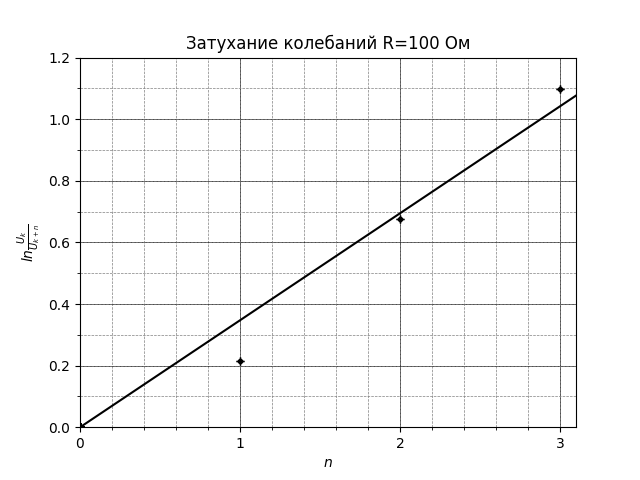

Here is the Python script that generated this plot:
import matplotlib.pyplot as plt
import numpy as np
from matplotlib.ticker import MultipleLocator, FormatStrFormatter

def open_file(path):
    input = open(path, 'r', encoding='utf-8')
    lines = input.readlines()
    lines_ = []
    for i in range(len(lines)):
        if lines[i] != '\n':
            lines_.append(lines[i])
    lines = lines_
    for i in range(len(lines)):
        lines[i] = [float(x) for x in lines[i].split()]
    return lines

ar = open_file("decrease100om.txt")

x = [] ; xErr = []; y = []; yErr = [];


for i in range(len(ar)):
    x.append(ar[i ][0])
    xErr.append(ar[i][1])
    y.append(ar[i][2])
    yErr.append(ar[i][3])



xminorLocator = MultipleLocator(0.2)
yminorLocator = MultipleLocator(0.1)

xmajorLocator = MultipleLocator(1)
ymajorLocator = MultipleLocator(0.2)

fig, ax = plt.subplots()


plt.plot(x, y, '.', color='k')
plt.grid(which='major', ls='-', lw=0.5, c='k')
plt.grid(which='minor', ls='--', lw=0.5, c='grey')
plt.errorbar(x, y, xerr=xErr, yerr=yErr, ecolor='k', capsize=3, elinewidth=1, fmt=' ')

a = np.arange(min(x)-1, max(x)+1, 0.001)
p = np.poly1d(np.polyfit(x, y, 1))
plt.plot(a, p(a), color='k')
print('Уравнение', np.poly1d(np.polyfit(x, y, 1)))
print('a=', np.polyfit(x, y, 1, cov = True)[0][0], 'b=', np.polyfit(x, y, 1, cov = True)[0][1])
print(np.polyfit(x, y, 1, cov = True))

ax.xaxis.set_minor_locator(xminorLocator)
ax.yaxis.set_minor_locator(yminorLocator)

ax.xaxis.set_major_locator(xmajorLocator)
ax.yaxis.set_major_locator(ymajorLocator)

plt.xlim(0, 3.1)
plt.ylim(0, 1.2)

plt.title(u'Затухание колебаний R=100 Ом')
plt.xlabel(u'$n$')
plt.ylabel(r'$ln\frac{U_k}{U_{k+n}}$')

plt.show()
